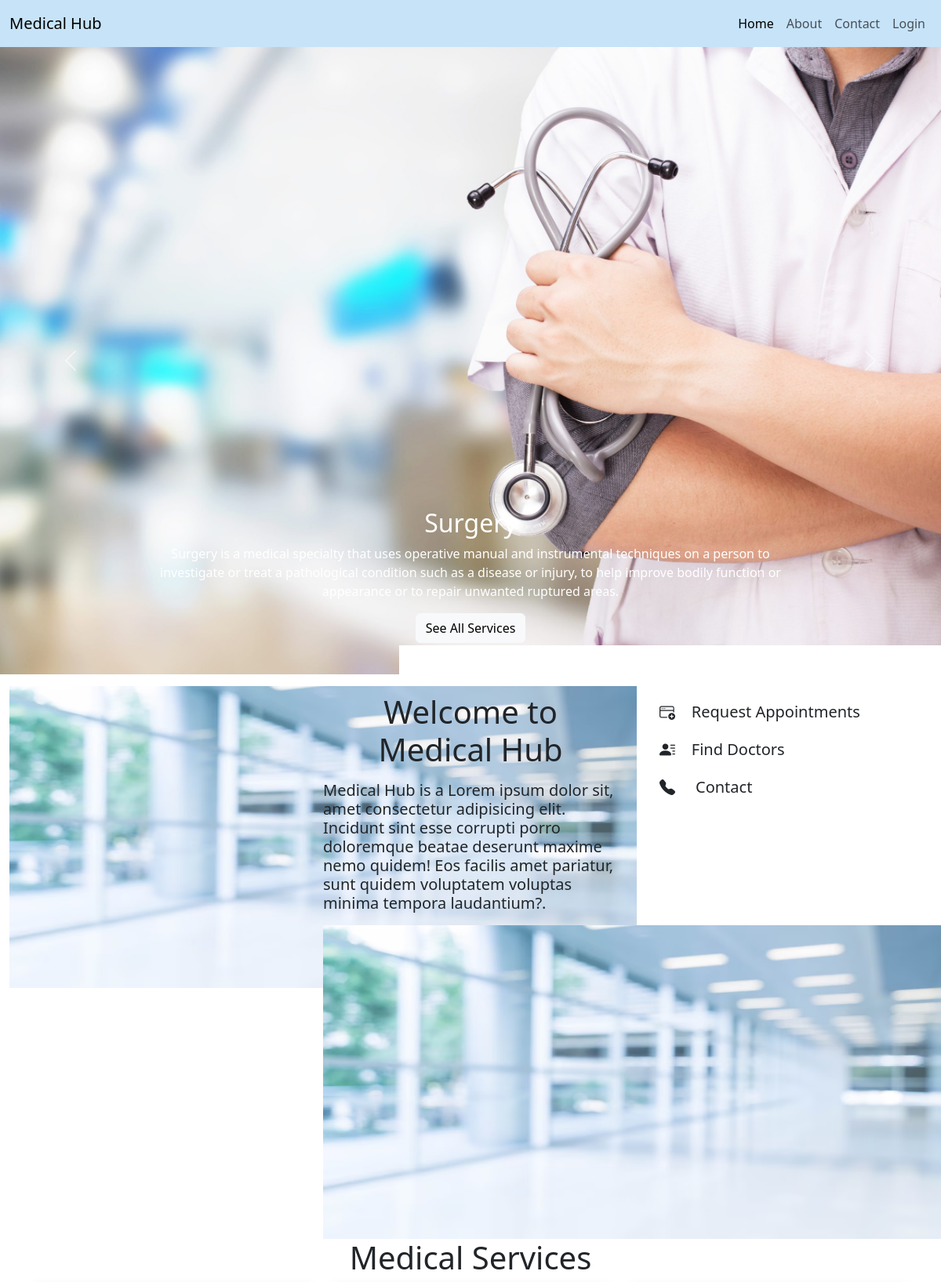
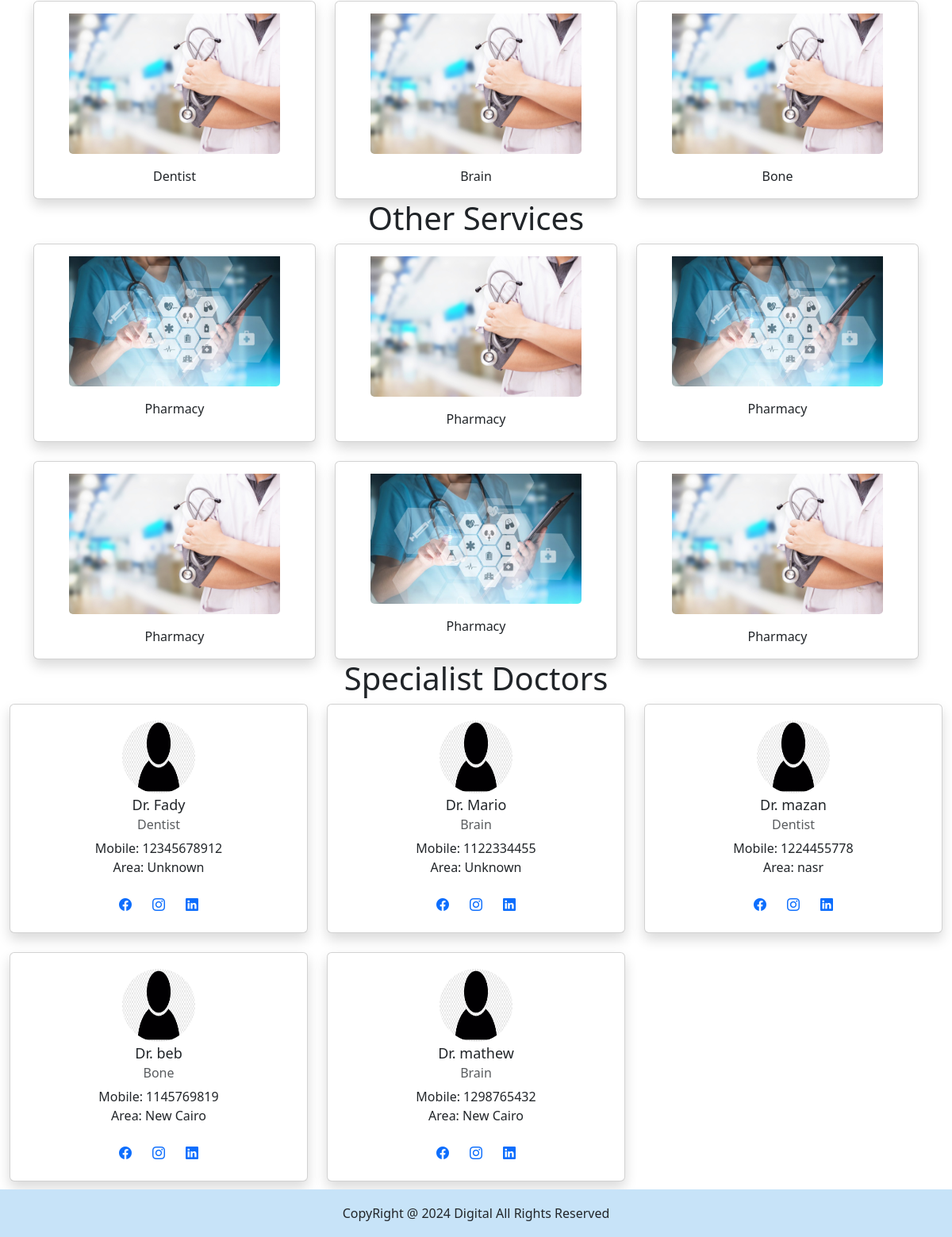
The page / on the database its author committed (2 pictures, top to bottom).
### Home/models.py (models this page shows, shortened)
class Doctor(models.Model):
    Name = models.CharField(max_length=50)
    mobile = models.IntegerField()
    special = models.CharField(max_length=50)
    area = models.CharField(max_length=50,default='Unknown')

### Home/views.py (the view)
# urls.py: path('', views.home , name='Home'),
def home(request):
    doctors = Doctor.objects.all()
    specialties = Doctor.objects.values_list('special', flat=True).distinct()
    context = {
        'doctors': doctors,'specialties': specialties,
    }
    return render(request, 'Home/home.html',context)

### Home/templates/Home/home.html (shortened to what this page needs)
{% include 'Home/base.html' %}
{% load static %}
{% include 'Home/nav.html' %}
{% block content %}
<div id="carousel-slider" class="carousel slide" data-bs-ride="carousel" data-bs-interval="4000">
    <div class="carousel-indicators">
        <button type="button" data-bs-target="#carousel-slider" data-bs-slide-to="0" class="active" aria-current="true"></button>
        <button type="button" data-bs-target="#carousel-slider" data-bs-slide-to="1" ></button>
        <button type="button" data-bs-target="#carousel-slider" data-bs-slide-to="2"></button>
    </div>
    <div class="carousel-inner">
        <div class="carousel-item active">
            <img src="{% static 'Home/images/1.jpg' %}" class="d-block w-100" alt="...">
            <div class="carousel-caption text-white">
                <div class="background-1">
                    <h2>Surgery</h2>
                    <p>Surgery is a medical specialty that uses operative manual and instrumental techniques on a person
                        to investigate or treat a pathological condition such as a disease or injury, to help improve
                        bodily function or appearance or to repair unwanted ruptured areas.
                    </p>
                    <button class="btn btn-light"><a href="#departments" class="nav-link">See All Services</a></button>
                </div>
            </div>
        </div>
    </div>
    <button class="carousel-control-prev" type="button" data-bs-target="#carousel-slider" data-bs-slide="prev">
        <span class="carousel-control-prev-icon" aria-hidden="true"></span>
    </button>
    <button class="carousel-control-next" type="button" data-bs-target="#carousel-slider" data-bs-slide="next">
        <span class="carousel-control-next-icon" aria-hidden="true"></span>
    </button>
</div>
<div class="container-fluid">
    <div class="row">
        <div class="col-md-4">
            <img src="{% static 'Home/images/4.avif' %}" style="width: 800px;height: 400px;padding-top: 15px;">
        </div>
        <div class="col-md-4 " id="intro-text">
          <br>  <h1 class="text-center">Welcome to Medical Hub</h1>
            <p class="text-justify">
                <h5>Medical Hub is a Lorem ipsum dolor sit, amet consectetur adipisicing elit. Incidunt sint esse corrupti porro doloremque beatae deserunt maxime nemo quidem! Eos facilis amet pariatur, sunt quidem voluptatem voluptas minima tempora laudantium?.</h5>
            </p>
            <img src="{% static 'Home/images/4.avif' %}" style="width: 800px;height: 400px;">
        </div>
        <div class="col-md-4">
            <div class="container-fluid">
                <br>
                <button class="btn btn-lg btn-block"><a href="#about" class="nav-link"><i class="bi bi-window-plus"></i>&nbsp;&nbsp;&nbsp;&nbsp;Request
                        Appointments</a></button>
                <br>
                <button class="btn btn-lg btn-block"><a href="#doctors" class="nav-link"><i class="bi bi-person-lines-fill"></i>&nbsp;&nbsp;&nbsp;&nbsp;Find
                        Doctors</a></button>
                <br>
                <button class="btn btn-lg btn-block"><a href="{% url 'Contact' %}" class="nav-link"><i class="bi bi-telephone-fill"></i>&nbsp;&nbsp;&nbsp;&nbsp;
                        Contact</a></button>
            </div>
        </div>
    </div>
</div>
<div class="container-fluid" id="departments">
    <div class="row">
        <div class="col-md-12">
            <h1 class="text-center">Medical Services</h1>
        </div>
    </div>
</div>
<div class="container">
    <div class="row row-cols-1 row-cols-md-3 g-4">
        {% for specialty in specialties %}
        <div class="col">
            <div class="card h-100 shadow text-center">
                <img src="{% static 'Home/images/1.jpg' %}" class="card-img " style=" margin-left: auto; margin-right: auto; width: 75%; padding-top: 15px;">
                <div class="card-body">
                    <p class="card-text">{{ specialty }}</p>
                </div>
            </div>
        </div>
        {% endfor %}
    </div>
</div>
<div class="container-fluid" id="services">
    <div class="row">
        <div class="col-md-12">
            <h1 class="text-center">Other Services</h1>
        </div>
    </div>
    <div class="container">
        <div class="row row-cols-1 row-cols-md-3 g-4">
            <div class="col">
                <div class="card shadow text-center h-100">
                    <img src="{% static 'Home/images/3.jpg' %} " alt="Pharmacy Service" class="card-img " style=" margin-left: auto; margin-right: auto; width: 75%; padding-top: 15px;">
                    <div class="card-body">
                        <p class="card-text">Pharmacy</p>
                    </div>
                </div>
            </div>
            <div class="col">
                <div class="card shadow text-center h-100">
                    <img src="{% static 'Home/images/1.jpg' %} " alt="Pharmacy Service" class="card-img " style=" margin-left: auto; margin-right: auto; width: 75%;padding-top: 15px;">
                    <div class="card-body">
                        <p class="card-text">Pharmacy</p>
                    </div>
                </div>
            </div>
            <div class="col">
                <div class="card shadow text-center h-100">
                    <img src="{% static 'Home/images/3.jpg' %} " alt="Pharmacy Service" class="card-img " style=" margin-left: auto; margin-right: auto; width: 75%;padding-top: 15px;">
                    <div class="card-body">
                        <p class="card-text">Pharmacy</p>
                    </div>
                </div>
            </div>
            <div class="col">
                <div class="card shadow text-center h-100">
                    <img src="{% static 'Home/images/1.jpg' %} " alt="Pharmacy Service" class="card-img " style=" margin-left: auto; margin-right: auto; width: 75%;padding-top: 15px;">
                    <div class="card-body">
                        <p class="card-text">Pharmacy</p>
                    </div>
                </div>
            </div>
            <div class="col">
                <div class="card shadow text-center h-100">
                    <img src="{% static 'Home/images/3.jpg' %} " alt="Pharmacy Service" class="card-img " style=" margin-left: auto; margin-right: auto; width: 75%;padding-top: 15px;">
                    <div class="card-body">
                        <p class="card-text">Pharmacy</p>
                    </div>
                </div>
            </div>
            <div class="col">
                <div class="card shadow text-center h-100">
                    <img src="{% static 'Home/images/1.jpg' %} " alt="Pharmacy Service" class="card-img " style=" margin-left: auto; margin-right: auto; width: 75%;padding-top: 15px;">
                    <div class="card-body">
                        <p class="card-text">Pharmacy</p>
                    </div>
                </div>
            </div>
        </div>
    </div>
</div>
<div class="container-fluid" id="doctors">
    <div class="row">
        <div class="col-md-12 text-center">
            <h1>Specialist Doctors</h1>
        </div>
    </div>
    <div class="row row-cols-1 row-cols-md-3 g-4">
        {% for doctor in doctors %}
        <div class="col">
            <div class="card shadow text-center h-100">
                <div class="card-body profile-card">
                    <img class="img-thumbnail rounded-circle border-0" src="{% static 'Home/images/person.png' %}" style="width: 100px; height: 100px;" alt="Dr. {{ doctor.Name }}">
                    <h4 class="card-title" style="font-size: 18px;">Dr. {{ doctor.Name }}</h4>
                    <h6 class="card-subtitle mb-2 text-muted">{{ doctor.special }}</h6>
                    <p class="card-text">Mobile: {{ doctor.mobile }} <br> Area: {{ doctor.area }}</p>
                    <div class="d-flex justify-content-center">
                        <a href="https://www.facebook.com/" class="btn btn-link"><i class="bi bi-facebook"></i></a>
                        <a href="https://www.bi-instagram.com/" class="btn btn-link"><i class="bi bi-instagram"></i></a>
                        <a href="https://www.linkedin.com/" class="btn btn-link"><i class="bi bi-linkedin"></i></a>
                    </div>
                </div>
            </div>
        </div>
        {% endfor %}
    </div>
</div>
{% endblock content %}
{% include 'Home/footer.html' %}

### Home/templates/Home/base.html (shortened to what this page needs)
{% load static %}
<!DOCTYPE html>
<html lang="en">
<head>
    <link href="https://cdn.jsdelivr.net/npm/bootstrap@5.3.3/dist/css/bootstrap.min.css" rel="stylesheet">
    <link rel="stylesheet" href="https://cdn.jsdelivr.net/npm/bootstrap-icons@1.11.3/font/bootstrap-icons.min.css">
    <link rel="stylesheet" href="{% static 'Home/css/style.css' %}">
<link rel="stylesheet" href="https://cdn.datatables.net/1.13.4/css/jquery.dataTables.min.css">
<link rel="stylesheet" href="https://cdn.datatables.net/buttons/2.4.1/css/buttons.dataTables.min.css">
</head>
<body>
</body>
</html>

### Home/templates/Home/nav.html (shortened to what this page needs)
<nav class="navbar navbar-expand-lg navbar-light" style="background-color: #c7e3f8;">
    <div class="container-fluid">
      <a class="navbar-brand" href="{% url 'Home' %}">Medical Hub</a>
      <div class="collapse navbar-collapse" id="navbarSupportedContent">
        <ul class="navbar-nav ms-auto">
          {% if not request.user.is_authenticated %}
          <li class="nav-item ">
            <a class="nav-link active" aria-current="page" href="{% url 'Home' %}">Home</a>
          </li>
          <li class="nav-item">
            <a class="nav-link" href="{% url 'About' %}">About</a>
          </li>
          <li class="nav-item">
            <a class="nav-link" href="{% url 'Contact' %}">Contact</a>
          </li>
          <li class="nav-item">
            <a class="nav-link" href="{% url 'staff_login' %}">Login</a>
          </li>
          {% endif %}
        </ul>
      </div>
    </div>
  </nav>

### Home/templates/Home/footer.html
<nav class="navbar navbar-expand-lg navbar-light fixed-bottom" style="background-color: #c7e3f8;">
    <div class="footer-bottom">
        <div class="container">
            <div class="row">
                <div class="col-sm-12">
                    <div class="copyright-text text-center">
                        <p>CopyRight @ 2024 Digital All Rights Reserved</p>
                    </div>
                </div>
            </div>
        </div>
    </div>
</nav>

### Home/static/Home/css/style.css (style rules this page uses)
.navbar { display: flex; justify-content: center; align-items: center; width: 100%; height: 60px; }
.copyright-text p { margin: 0; }
#doctors { padding-bottom: 70px; }
.card { transition: all 0.3s ease; }

### rows shown on the page
Doctor: Name "Fady", special "Dentist", mobile "12345678912", area "Unknown"
Doctor: Name "Mario", special "Brain", mobile "1122334455", area "Unknown"
Doctor: Name "mazan", special "Dentist", mobile "1224455778", area "nasr"
Doctor: Name "beb", special "Bone", mobile "1145769819", area "New Cairo"
Doctor: Name "mathew", special "Brain", mobile "1298765432", area "New Cairo"

### other values the page prints
{{ specialty }} "Dentist" "Brain" "Bone"
